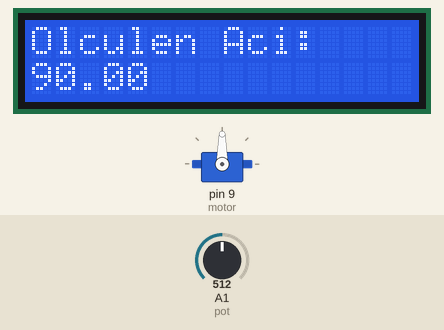
Recording of a sketch running on a simulated Arduino Uno, built with avr-gcc and run on an emulated ATmega328P. Parts: 16×2 character LCD, servo. The inputs (shaded band) are chosen by the test bench; at power-on: A1 (pot) = 512. What the sketch prints to the serial monitor is not drawn.

Above: at 1.2 s.
1.3 s: A1 (pot) set to 716
At 2.5 s:
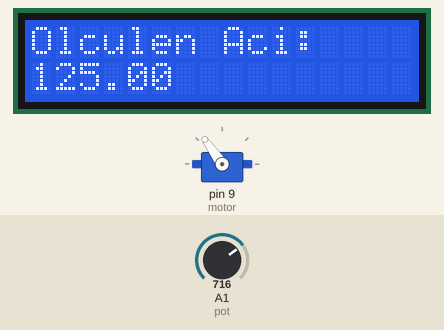
2.9 s: A1 (pot) set to 900
At 3.6 s:
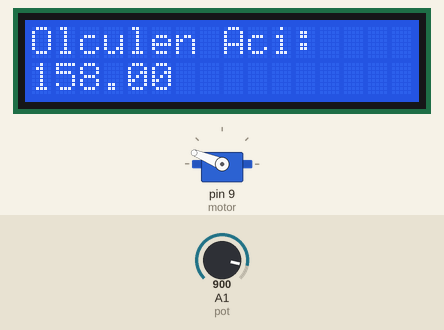
4.5 s: A1 (pot) set to 1023
At 5.8 s:
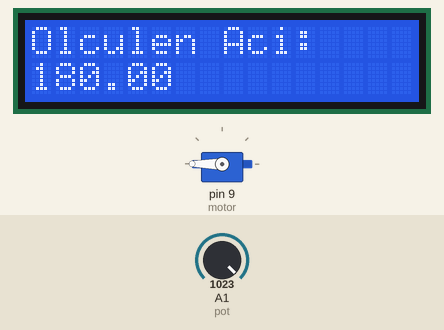
6.1 s: A1 (pot) set to 306
At 7.3 s:
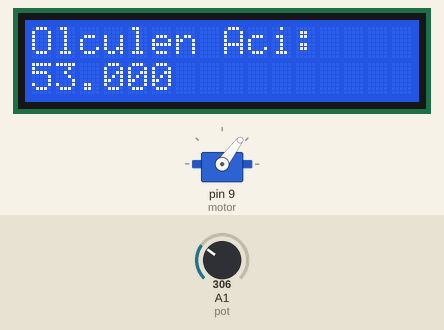
7.7 s: A1 (pot) set to 122
At 8.3 s:
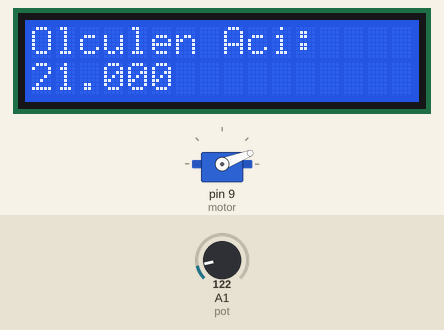
9.3 s: A1 (pot) set to 62
At 10.6 s:
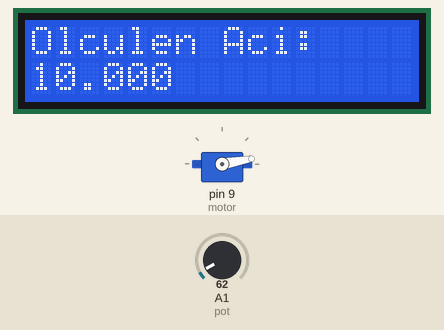
10.9 s: A1 (pot) set to 50
Timing chart, 0 to 13.5 s (numbered marks = the images above; inputs shaded):
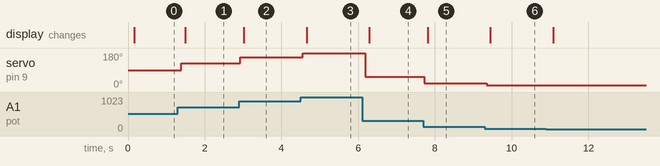

The sketch:

dijital_aci_olcer.ino
```cpp
#include <Servo.h>
#include <LiquidCrystal.h>

LiquidCrystal lcd(12, 11, 5, 4, 3, 2);
Servo motor;
int pot = A1;
float potDeger;


void setup() {

  lcd.begin(16,2);
  lcd.print("Olculen Aci: ");
  motor.attach(9);
  Serial.begin(9600);

}

void loop() {

  lcd.setCursor(0,1);
  potDeger = analogRead(pot);
  potDeger = map(potDeger, 0, 1023, 0, 180);
  motor.write(potDeger);
  delay(100);

  lcd.print(potDeger);
  Serial.print("Olculen Aci = ");
  Serial.println(potDeger);

}
 
```

Measured:
- after the input at 1.3 s, servo on pin 9 (motor): 90° → 125° after 0.09 s; the display: changes after 0.19 s (image 1)
- after the input at 2.9 s, servo on pin 9 (motor): 125° → 158° at once; the display: changes after 0.12 s (image 2)
- after the input at 4.5 s, servo on pin 9 (motor): 158° → 180° after 0.05 s; the display: changes after 0.15 s (image 3)
- after the input at 6.1 s, servo on pin 9 (motor): 180° → 53° after 0.09 s; the display: changes after 0.19 s (image 4)
- after the input at 7.7 s, servo on pin 9 (motor): 53° → 21° at once; the display: changes after 0.12 s (image 5)
- after the input at 9.3 s, servo on pin 9 (motor): 21° → 10° after 0.05 s; the display: changes after 0.15 s (image 6)
- after the input at 10.9 s, servo on pin 9 (motor): 10° → 8° after 0.08 s
